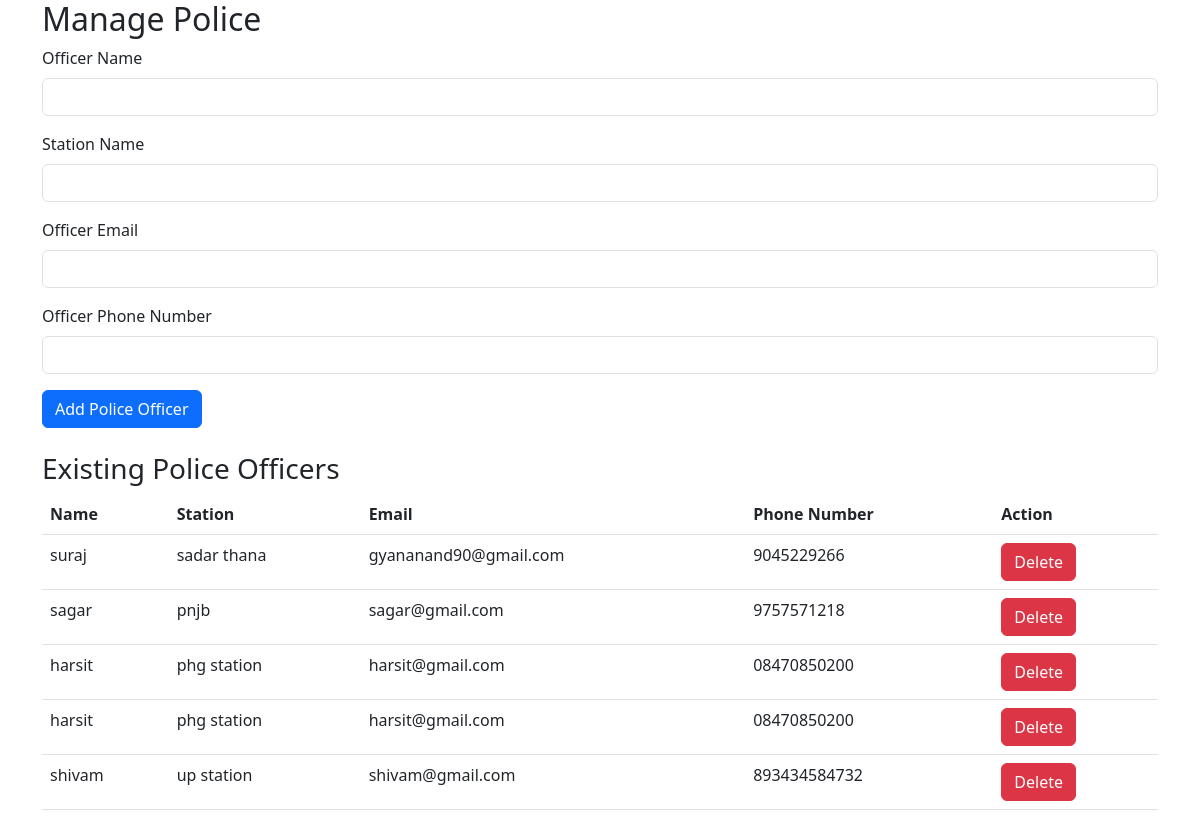
/police/manage_police.php (signed in), run on the app's committed database.
### tables this page shows
CREATE TABLE `police` (
  `id` int(11) NOT NULL,
  `name` varchar(100) NOT NULL,
  `station` varchar(100) NOT NULL,
  `email` varchar(100) NOT NULL,
  `phone_number` varchar(15) NOT NULL,
  `password` varchar(255) NOT NULL
);

### police/manage_police.php (the view, shortened to what this page needs)
<?php
include '../config.php';
$police_officers = $conn->query("SELECT * FROM police")->fetch_all(MYSQLI_ASSOC);
?>
<!DOCTYPE html>
<html lang="en">
<head>
    <link href="https://cdn.jsdelivr.net/npm/bootstrap@5.3.0-alpha1/dist/css/bootstrap.min.css" rel="stylesheet">
</head>
<body>
<div class="container">
    <h2>Manage Police</h2>
    <form method="POST" action="">
        <div class="mb-3">
            <label for="officer_name" class="form-label">Officer Name</label>
            <input type="text" class="form-control" name="officer_name" required>
        </div>
        <div class="mb-3">
            <label for="station_name" class="form-label">Station Name</label>
            <input type="text" class="form-control" name="station_name" required>
        </div>
        <div class="mb-3">
            <label for="officer_email" class="form-label">Officer Email</label>
            <input type="email" class="form-control" name="officer_email" required>
        </div>
        <div class="mb-3">
            <label for="officer_phone" class="form-label">Officer Phone Number</label>
            <input type="text" class="form-control" name="officer_phone" required>
        </div>
        <button type="submit" class="btn btn-primary">Add Police Officer</button>
    </form>
    <h3 class="mt-4">Existing Police Officers</h3>
    <table class="table">
        <thead>
            <tr>
                <th>Name</th>
                <th>Station</th>
                <th>Email</th>
                <th>Phone Number</th>
                <th>Action</th>
            </tr>
        </thead>
        <tbody>
            <?php foreach ($police_officers as $officer) { ?>
            <tr>
                <td><?php echo htmlspecialchars($officer['name']); ?></td>
                <td><?php echo htmlspecialchars($officer['station']); ?></td>
                <td><?php echo htmlspecialchars($officer['email']); ?></td>
                <td><?php echo htmlspecialchars($officer['phone_number']); ?></td>
                <td><a href="?delete=<?php echo $officer['id']; ?>" class="btn btn-danger">Delete</a></td>
            </tr>
            <?php } ?>
        </tbody>
    </table>
</div>
</body>
</html>

### data on the page
police: name "suraj", station "sadar thana", email "gyananand90@gmail.com", phone_number "9045229266"
police: name "sagar", station "pnjb", email "sagar@gmail.com", phone_number "9757571218"
police: name "harsit", station "phg station", email "harsit@gmail.com", phone_number "08470850200"
police: name "harsit", station "phg station", email "harsit@gmail.com", phone_number "08470850200"
police: name "shivam", station "up station", email "shivam@gmail.com", phone_number "893434584732"
